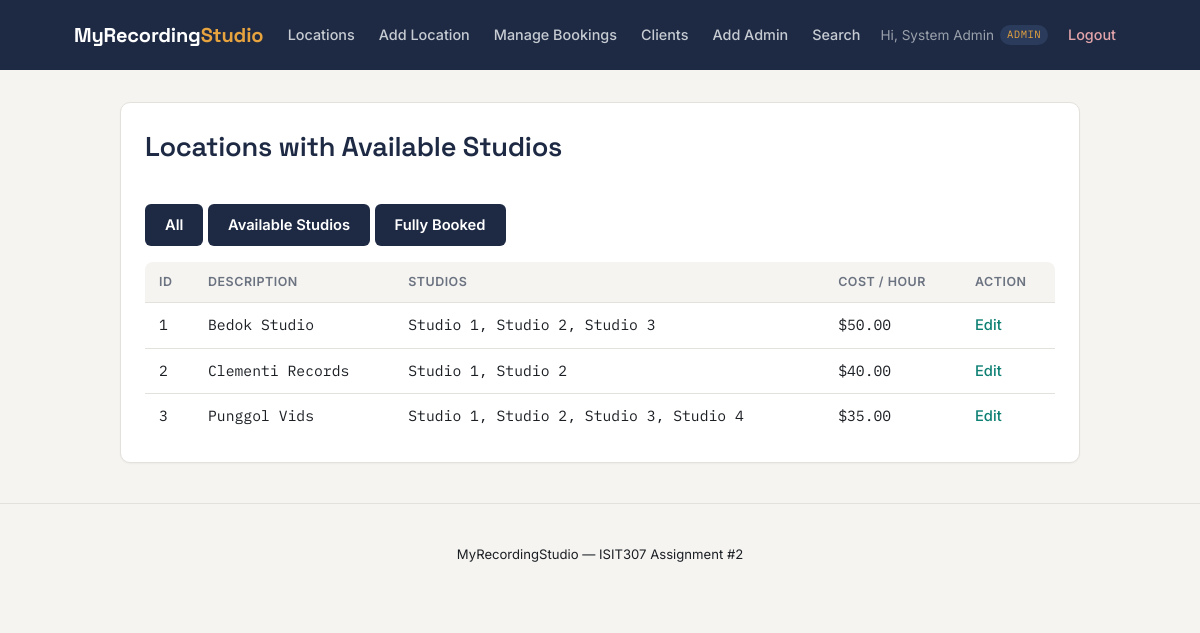
The page /location_list.php?view=available (signed in) on the database its author committed.
### tables this page shows
CREATE TABLE locations (
    location_id     INT AUTO_INCREMENT PRIMARY KEY,
    description     VARCHAR(255) NOT NULL,
    num_studios     INT NOT NULL CHECK (num_studios > 0),
    cost_per_hour   DECIMAL(8,2) NOT NULL CHECK (cost_per_hour >= 0)
);

### includes/bootstrap.php (called while the page is built, shortened)
<?php
require_once __DIR__ . '/../classes/Location.php';
require_once __DIR__ . '/../classes/Studio.php';
function current_user_type(): ?string {
    return $_SESSION['user_type'] ?? null;
}
function h(?string $value): string {
    return htmlspecialchars($value ?? '', ENT_QUOTES, 'UTF-8');
}

### classes/Location.php (called while the page is built, shortened)
<?php
require_once __DIR__ . '/Studio.php';
class Location {
    public static function withAvailableStudios(): array {
        $db = Database::getConnection();
        $sql = "SELECT l.* FROM locations l
                WHERE EXISTS (
                    SELECT 1 FROM studios s WHERE s.location_id = l.location_id
                    AND NOT EXISTS (
                        SELECT 1 FROM bookings b
                        WHERE b.studio_id = s.studio_id AND b.status = 'active'
                          AND TIMESTAMP(b.booking_date, b.start_time) <= NOW()
                          AND TIMESTAMP(b.booking_date, b.end_time)   > NOW()
                    )
                )
                ORDER BY l.location_id ASC";
        return $db->query($sql)->fetchAll();
    }
    public static function studioNames(int $locationId): array {
        $studios = Studio::forLocation($locationId);
        return array_map(
            fn($s) => Studio::displayName((int)$s['studio_number']),
            $studios
        );
    }
}

### classes/Studio.php (called while the page is built, shortened)
<?php
class Studio {
    public static function forLocation(int $locationId): array {
        $db = Database::getConnection();
        $stmt = $db->prepare('SELECT * FROM studios WHERE location_id = ? ORDER BY studio_number');
        $stmt->execute([$locationId]);
        return $stmt->fetchAll();
    }
    public static function displayName(int $studioNumber): string {
        return 'Studio ' . $studioNumber;
    }
}

### location_list.php (the view, shortened to what this page needs)
<?php
require_once __DIR__ . '/includes/bootstrap.php';
$view = $_GET['view'] ?? 'all';
switch ($view) {
    case 'available':
        $locations = Location::withAvailableStudios();
        $heading = 'Locations with Available Studios';
        break;
}
require __DIR__ . '/includes/header.php';
?>
<div class="card">
    <h1><?= h($heading) ?></h1>
    <p>
        <a class="btn btn-secondary" href="location_list.php?view=all">All</a>
        <a class="btn btn-secondary" href="location_list.php?view=available">Available Studios</a>
        <?php if (current_user_type() === 'admin'): ?>
            <a class="btn btn-secondary" href="location_list.php?view=fully_booked">Fully Booked</a>
        <?php endif; ?>
    </p>
    <?php if (empty($locations)): ?>
        <p>No locations found.</p>
    <?php else: ?>
    <table>
        <tr><th>ID</th><th>Description</th><th>Studios</th><th>Cost / hour</th><?php if (current_user_type() === 'admin'): ?><th>Action</th><?php endif; ?></tr>
        <?php foreach ($locations as $loc): ?>
        <tr>
            <td><?= h((string)$loc['location_id']) ?></td>
            <td><?= h($loc['description']) ?></td>
            <td><?= h(implode(', ', Location::studioNames((int)$loc['location_id']))) ?></td>
            <td>$<?= h(number_format((float)$loc['cost_per_hour'], 2)) ?></td>
            <?php if (current_user_type() === 'admin'): ?>
            <td><a href="location_edit.php?id=<?= (int)$loc['location_id'] ?>">Edit</a></td>
            <?php endif; ?>
        </tr>
        <?php endforeach; ?>
    </table>
    <?php endif; ?>
</div>
<?php require __DIR__ . '/includes/footer.php'; ?>

### css/style.css (style rules this page uses)
:root { --ink: #1e2a44; --ink-soft: #2a3b5c; --paper: #f5f4f1; --card: #ffffff; --amber: #e7a33e; --amber-dark: #e7a33e; --teal: #0e8074; --text: #1b1f24; --muted: #6b7280; --border: #e3e1db; --success: #2f9e6e; --success-bg: #e7f5ef; --error: #d64550; --error-bg: #fbeaec; --font-display: 'Space Grotesk', 'Segoe UI', sans-serif; --font-body: 'Inter', 'Segoe UI', sans-serif; --font-mono: 'IBM Plex Mono', 'Consolas', monospace; }
* { box-sizing: border-box; }
html { scroll-behavior: smooth; }
body { margin: 0; font-family: var(--font-body); background: var(--paper); color: var(--text); line-height: 1.5; }
h1, h2, h3 { font-family: var(--font-display); color: var(--ink); font-weight: 600; letter-spacing: -0.01em; }
h1 { font-size: 1.7em; margin-top: 0; }
p { color: var(--text); }
.card { background: var(--card); border: 1px solid var(--border); border-radius: 10px; padding: 24px; margin-bottom: 20px; box-shadow: 0 1px 2px rgba(20, 23, 28, 0.04); }
.btn { display: inline-block; background: var(--amber); color: var(--ink); border: none; padding: 10px 20px; border-radius: 6px; cursor: pointer; font-family: var(--font-body); font-weight: 600; font-size: 0.92em; text-decoration: none; margin-top: 18px; transition: background-color 0.15s ease, transform 0.05s ease; }
.btn-secondary { background: var(--ink); color: #fff; }
table { width: 100%; border-collapse: collapse; background: var(--card); border-radius: 8px; overflow: hidden; }
table th, table td { text-align: left; padding: 11px 14px; border-bottom: 1px solid var(--border); font-family: var(--font-mono); font-size: 0.92em; }
table th { background: var(--paper); font-family: var(--font-body); font-weight: 600; font-size: 0.78em; text-transform: uppercase; letter-spacing: 0.04em; color: var(--muted); }
table tr:last-child td { border-bottom: none; }
table a { color: var(--teal); text-decoration: none; font-family: var(--font-body); font-weight: 500; }

### rows shown on the page
locations: location_id "1", description "Bedok Studio", location_id "Studio 1, Studio 2, Studio 3", cost_per_hour "50.00"
locations: location_id "2", description "Clementi Records", location_id "Studio 1, Studio 2", cost_per_hour "40.00"
locations: location_id "3", description "Punggol Vids", location_id "Studio 1, Studio 2, Studio 3, Studio 4", cost_per_hour "35.00"

### other values the page prints
$_SESSION['user_name'] "System Admin"
current_user_type() "ADMIN"
$heading "Locations with Available Studios"
